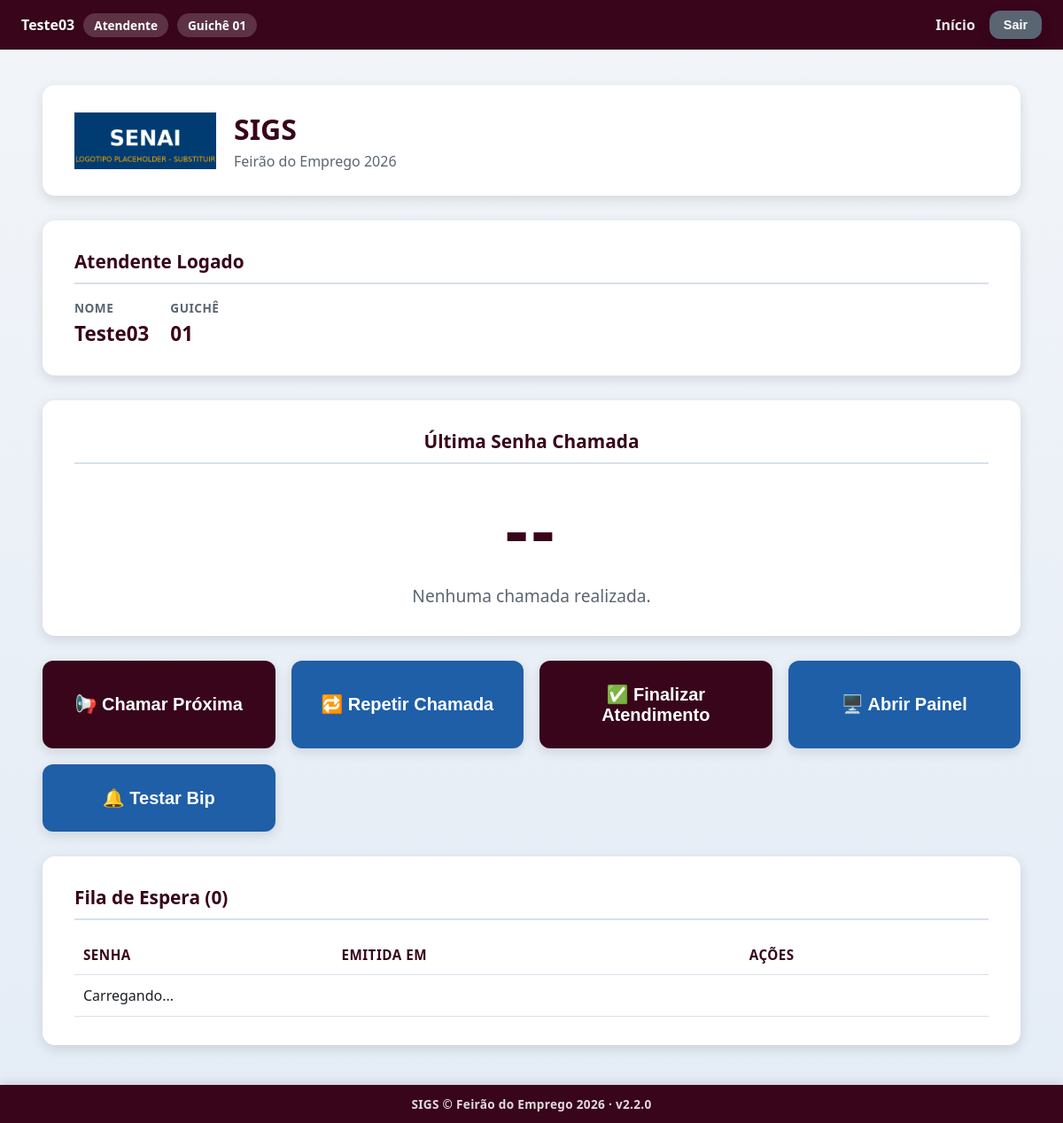
/ (signed in), run on the app's committed database.
### tables this page shows
CREATE TABLE configuracoes (
                    chave TEXT PRIMARY KEY,
                    valor TEXT NOT NULL
                );

### app.py (the view)
@app.route("/")
@auth.login_required
def index():
    configuracoes = config_manager.obter_todas()
    return render_template("index.html", config=configuracoes)

### app.py (called while the page is built)
@app.context_processor
def injetar_usuario_logado():
    return {
        "usuario_logado": auth.usuario_logado(),
        "eh_admin": auth.eh_admin(),
        "sigs_versao": SIGS_VERSAO,
    }

### auth.py (called while the page is built)
def usuario_logado() -> Optional[dict]:
    usuario_id = session.get(CHAVE_SESSAO_USUARIO_ID)
    if usuario_id is None:
        return None
    return {
        "id": usuario_id,
        "nome_completo": session.get(CHAVE_SESSAO_NOME),
        "login": session.get(CHAVE_SESSAO_LOGIN),
        "perfil": session.get(CHAVE_SESSAO_PERFIL),
        "guiche": session.get(CHAVE_SESSAO_GUICHE),
    }

def eh_admin() -> bool:
    return session.get(CHAVE_SESSAO_PERFIL) == PerfilUsuario.ADMIN

### config.py (called while the page is built)
    def _conectar(self) -> sqlite3.Connection:
        conexao = sqlite3.connect(str(DATABASE_PATH), timeout=10, check_same_thread=False)
        conexao.row_factory = sqlite3.Row
        return conexao

    def obter_todas(self) -> Dict[str, Any]:
        with self._conectar() as conexao:
            linhas = conexao.execute(f"SELECT chave, valor FROM {TABELA_CONFIGURACOES}").fetchall()
        resultado: Dict[str, Any] = {}
        for linha in linhas:
            chave, valor = linha["chave"], linha["valor"]
            if chave in CHAVES_INTEIRAS:
                try:
                    resultado[chave] = int(valor)
                except (TypeError, ValueError):
                    resultado[chave] = 0
            else:
                resultado[chave] = valor
        return resultado

### database.py (called while the page is built)
@contextmanager
def get_connection() -> Generator[sqlite3.Connection, None, None]:
    conexao = sqlite3.connect(str(DATABASE_PATH), timeout=10, check_same_thread=False)
    conexao.row_factory = sqlite3.Row
    conexao.execute("PRAGMA journal_mode = WAL")
    conexao.execute("PRAGMA foreign_keys = ON")
    try:
        yield conexao
    finally:
        conexao.close()

def obter_usuario_por_id(usuario_id: int) -> Optional[Usuario]:
    with get_connection() as conexao:
        linha = conexao.execute(
            "SELECT * FROM usuarios WHERE id = ?", (usuario_id,)
        ).fetchone()
    return Usuario.from_row(linha) if linha else None

### templates/index.html (shortened to what this page needs)
{% extends "layout.html" %}
{% block conteudo %}
<div class="pagina">
    <header class="cabecalho">
        <img class="logo" src="{{ url_for('static', filename='img/logo.png') }}" alt="Logo SENAI">
        <div class="titulo-evento">
            <h1>SIGS</h1>
            <p>{{ config.nome_evento }}</p>
        </div>
    </header>
    <main class="conteudo-principal">
        {% if usuario_logado.perfil == 'atendente' %}
        <section class="card card-identificacao">
            <h2>Atendente Logado</h2>
            <div class="identificacao-sessao">
                <div class="identificacao-item">
                    <span class="identificacao-label">Nome</span>
                    <span class="identificacao-valor">{{ usuario_logado.nome_completo }}</span>
                </div>
                <div class="identificacao-item">
                    <span class="identificacao-label">Guichê</span>
                    <span class="identificacao-valor">
                        {% if usuario_logado.guiche %}
                            {{ '%02d' | format(usuario_logado.guiche) }}
                        {% else %}
                            Nenhum guichê livre
                        {% endif %}
                    </span>
                </div>
            </div>
        </section>
        {% endif %}
        {% if usuario_logado.perfil == 'atendente' %}
        <section class="card card-senha-atual">
            <h2>Última Senha Chamada</h2>
            <div id="senha-atual-destaque" class="senha-destaque">--</div>
            <div id="senha-atual-info" class="senha-info">Nenhuma chamada realizada.</div>
        </section>
        {% endif %}
        <section class="grade-botoes">
            {% if usuario_logado.perfil == 'atendente' %}
            <button id="btn-chamar" class="botao botao-primario botao-grande">
                📢 Chamar Próxima
            </button>
            <button id="btn-repetir" class="botao botao-secundario botao-grande">
                🔁 Repetir Chamada
            </button>
            <button id="btn-finalizar" class="botao botao-primario botao-grande">
                ✅ Finalizar Atendimento
            </button>
            {% endif %}
            <button id="btn-abrir-painel" class="botao botao-secundario botao-grande">
                🖥️ Abrir Painel
            </button>
            <button id="btn-testar-bip" class="botao botao-secundario botao-grande">
                🔔 Testar Bip
            </button>
        </section>
        <section class="card card-fila">
            <h2>Fila de Espera (<span id="fila-total">0</span>)</h2>
            <table class="tabela-fila">
                <thead>
                    <tr>
                        <th>Senha</th>
                        <th>Emitida em</th>
                        <th>Ações</th>
                    </tr>
                </thead>
                <tbody id="fila-corpo">
                    <tr><td colspan="3">Carregando...</td></tr>
                </tbody>
            </table>
        </section>
    </main>
</div>
{% endblock %}

### templates/layout.html (shortened to what this page needs)
<!DOCTYPE html>
<html lang="pt-BR">
<head>
    <link rel="stylesheet" href="{{ url_for('static', filename='css/style.css') }}">
</head>
<body>
    {% if usuario_logado %}
    <div class="barra-usuario">
        <span class="barra-usuario-info">
            {{ usuario_logado.nome_completo }}
            <span class="barra-usuario-perfil">
                {% if eh_admin %}Administrador
                {% elif usuario_logado.perfil == 'emissor' %}Emissor de Senhas
                {% else %}Atendente
                {% endif %}
            </span>
            {% if usuario_logado.guiche %}
                <span class="barra-usuario-guiche">Guichê {{ '%02d' | format(usuario_logado.guiche) }}</span>
            {% endif %}
        </span>
        <span class="barra-usuario-acoes">
            <a href="{{ url_for('index') }}">Início</a>
            <form method="POST" action="{{ url_for('logout_tela') }}" class="form-logout">
                <button type="submit" class="botao botao-terciario botao-sair">Sair</button>
            </form>
        </span>
    </div>
    {% endif %}
    {% block conteudo %}{% endblock %}
    {% if request.endpoint != 'painel' %}
    <footer class="rodape-sigs">
        SIGS &copy; {{ config.nome_evento if config else 'SENAI' }} &middot; v{{ sigs_versao }}
    </footer>
    {% endif %}
</body>
</html>

### static/css/style.css (style rules this page uses)
:root { --cor-principal: #003C71; --cor-principal-clara: #1F5FA8; --cor-secundaria: #F4A300; --cor-fundo: #F2F5F9; --cor-texto: #1B1F23; --cor-branco: #FFFFFF; --cor-cinza-borda: #D8E0EA; --cor-sucesso: #2E7D32; --cor-erro: #C62828; --sombra-padrao: 0 4px 14px rgba(0, 0, 0, 0.12); --raio-borda: 14px; --transicao-padrao: all 0.25s ease-in-out; }
* { box-sizing: border-box; }
body { margin: 0; font-family: "Segoe UI", Arial, Helvetica, sans-serif; background: linear-gradient(180deg, var(--cor-fundo) 0%, #E4ECF6 100%); color: var(--cor-texto); }
.pagina { max-width: 1200px; margin: 0 auto; padding: 40px 48px; padding-bottom: 88px; }
.cabecalho { display: flex; align-items: center; gap: 20px; background: var(--cor-branco); border-radius: var(--raio-borda); box-shadow: var(--sombra-padrao); padding: 28px 36px; margin-bottom: 28px; }
.cabecalho .logo { height: 64px; width: auto; object-fit: contain; }
.titulo-evento h1 { margin: 0; font-size: 2rem; color: var(--cor-principal); }
.titulo-evento p { margin: 4px 0 0; color: #5A6572; font-size: 1rem; }
.conteudo-principal { display: flex; flex-direction: column; gap: 28px; }
.card { background: var(--cor-branco); border-radius: var(--raio-borda); box-shadow: var(--sombra-padrao); padding: 32px 36px; }
.card h2 { margin-top: 0; color: var(--cor-principal); font-size: 1.3rem; border-bottom: 2px solid var(--cor-cinza-borda); padding-bottom: 10px; }
.card-senha-atual { text-align: center; }
.senha-destaque { font-size: 5rem; font-weight: 800; color: var(--cor-principal); letter-spacing: 4px; transition: var(--transicao-padrao); }
.senha-info { font-size: 1.2rem; color: #5A6572; margin-top: 8px; }
.botao { border: none; border-radius: 12px; padding: 18px 22px; font-size: 1.1rem; font-weight: 700; cursor: pointer; transition: var(--transicao-padrao); box-shadow: var(--sombra-padrao); text-decoration: none; text-align: center; display: inline-flex; align-items: center; justify-content: center; gap: 8px; color: var(--cor-branco); }
.botao-grande { padding: 26px 20px; font-size: 1.25rem; }
.botao-primario { background: var(--cor-principal); }
.botao-secundario { background: var(--cor-principal-clara); }
.botao-terciario { background: #5A6572; }
.grade-botoes { display: grid; grid-template-columns: repeat(auto-fit, minmax(220px, 1fr)); gap: 18px; }
.tabela-fila { width: 100%; border-collapse: collapse; margin-top: 12px; }
.tabela-fila th, .tabela-fila td { text-align: left; padding: 12px 10px; border-bottom: 1px solid var(--cor-cinza-borda); }
.tabela-fila th { color: var(--cor-principal); font-size: 0.95rem; text-transform: uppercase; letter-spacing: 0.5px; }
.barra-usuario { display: flex; flex-wrap: wrap; align-items: center; justify-content: space-between; gap: 12px; background: var(--cor-principal); color: var(--cor-branco); padding: 12px 24px; }
.barra-usuario-info { display: flex; align-items: center; gap: 10px; font-weight: 600; flex-wrap: wrap; }
.barra-usuario-perfil, .barra-usuario-guiche { background: rgba(255, 255, 255, 0.18); border-radius: 999px; padding: 4px 12px; font-size: 0.85rem; font-weight: 700; }
.barra-usuario-acoes { display: flex; align-items: center; gap: 16px; flex-wrap: wrap; }
.barra-usuario-acoes a { color: var(--cor-branco); text-decoration: none; font-weight: 600; opacity: 0.9; }
.form-logout { margin: 0; }
.botao-sair { padding: 8px 16px; font-size: 0.9rem; }
.identificacao-sessao { display: flex; gap: 24px; flex-wrap: wrap; }
.identificacao-item { display: flex; flex-direction: column; gap: 4px; }
.identificacao-label { font-size: 0.85rem; text-transform: uppercase; letter-spacing: 0.5px; color: #5A6572; font-weight: 700; }
.identificacao-valor { font-size: 1.4rem; font-weight: 800; color: var(--cor-principal); }
.rodape-sigs { position: fixed; left: 0; right: 0; bottom: 0; z-index: 500; background: var(--cor-principal); color: rgba(255, 255, 255, 0.85); text-align: center; font-size: 0.85rem; font-weight: 600; letter-spacing: 0.3px; padding: 12px 16px; box-shadow: 0 -2px 10px rgba(0, 0, 0, 0.12); }

### data on the page
configuracoes: nome_evento "Feirão do Emprego 2026", valor "Feirão do Emprego 2026"

### other printed values
{{ usuario_logado.nome_completo }} "Teste03"
{{ '%02d' | format(usuario_logado.guiche) }} "01"
{{ sigs_versao }} "2.2.0"
